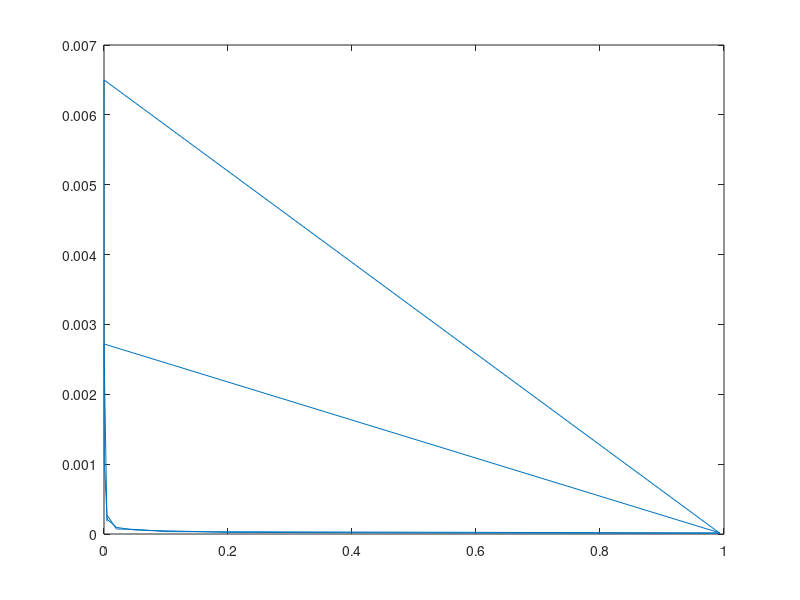

MATLAB code to generate this figure: (Note: this script raises an error after producing the figure.)
cd ~/Projects/IRT_DNADamage_Rezaee/analysis/benchmark/
pBR322=load('pBR322_Milligan1993.dat');
pEC=load('pEC_Milligan1993.dat');
pUC18=load('pUC18_Milligan1993.dat');
concentration = [pBR322(:,1); pEC(:,1); pUC18(:,1)];
Gvalue_SSB = [pBR322(:,2); pEC(:,2); pUC18(:,2)];
plot(concentration, Gvalue_SSB);
[ordered, index] = sort(concentration)
oc = concentration(index);
og = Gvalue_SSB(index);
concentration = oc;
Gvalue_SSB = og;
logConc = log10(concentration);
logGvalue = log10(Gvalue_SSB);

f = fit(logConc, logGvalue, 'poly1');
loglog(concentration, 10.^(f.p1 * logConc + f.p2), concentration, Gvalue_SSB, 'o')